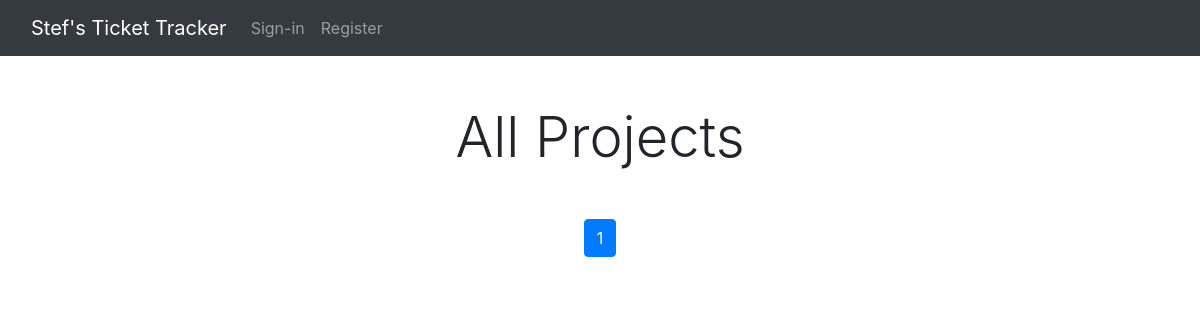
The app's page /all_projects, older data.
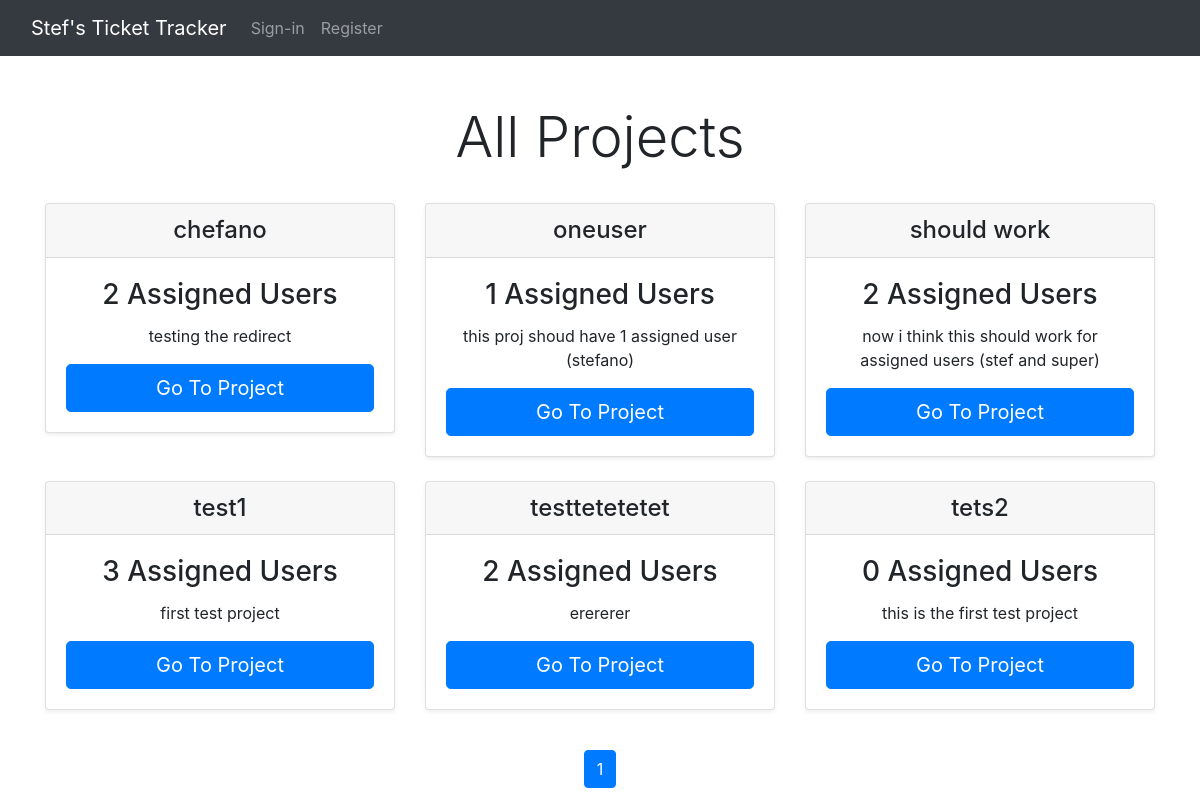
The same page, newer data.
### ticket_tracker/models.py (models this page shows)
class Project(models.Model):
    name = models.CharField(max_length=32, unique=True)
    description = models.TextField()
    assigned_users = models.ManyToManyField(User, related_name="users")

### ticket_tracker/views.py (the view)
# urls.py: path("all_projects", views.all_projects, name="all_projects")
def all_projects(request):
    all_projects = Project.objects.all().order_by('name')
    paginator = Paginator(all_projects, NUM_PROJECTS_PER_PAGE)
    page = request.GET.get('page')
    projects = paginator.get_page(page)
    return render(request, "ticket_tracker/all_projects.html", {
            "projects": projects
        })

### ticket_tracker/templates/ticket_tracker/all_projects.html (shortened to what this page needs)
{% extends "ticket_tracker/layout.html" %}
{% load static %}
{% block body %}
  <main class="container">
    <div class="pricing-header px-3 py-3 pt-md-5 pb-md-4 mx-auto text-center">
      <h1 class="display-4">All Projects</h1>
    </div>
    <div class="row row-cols-1 row-cols-md-3 mb-3 text-center">
      {% for project in projects %}
        <div class="col">
          <div class="card mb-4 shadow-sm">
          <div class="card-header">
            <h4 class="my-0 fw-normal">{{ project.name }}</h4>
          </div>
          <div class="card-body">
            <h3 class="card-title pricing-card-title">{{ project.assigned_users.count }} Assigned Users</h1>
            <p>{{ project.description }}</p>
            <button type="button" class="w-100 btn btn-lg btn-primary" onclick="window.location.href='{% url 'project' project_name=project.name %}'">Go To Project</button>
          </div>
          </div>
        </div>
      {% endfor %}
    </div>
  </main>
  <ul class="pagination justify-content-center">
    {% for num in projects.paginator.page_range %}
        {% if projects.number == num %}
            <li class="page-item active"><a class="page-link" href="?page={{ num }}">{{ num }}</a></li>
        {% elif num > projects.number|add:'-3' and num < projects.number|add:'3' %}
            <li class="page-item"><a class="page-link" href="?page={{ num }}">{{ num }}</a></li>
        {% endif %}
    {% endfor %}
  </ul>
{% endblock %}

### ticket_tracker/templates/ticket_tracker/layout.html (shortened to what this page needs)
{% load static %}
<!DOCTYPE html>
<html lang="en">
    <head>
        <link rel="stylesheet" href="https://stackpath.bootstrapcdn.com/bootstrap/4.4.1/css/bootstrap.min.css">
        <link href="{% static 'ticket_tracker/styles.css' %}" rel="stylesheet">
    </head>
    <body>
        <nav class="navbar navbar-expand-lg navbar-dark bg-dark">
        <div class="container-fluid">
            <a class="navbar-brand" href="{% url 'index' %}">Stef's Ticket Tracker</a>
            <div class="collapse navbar-collapse" id="navbarNav">
            <ul class="navbar-nav">
            {% if user.is_authenticated %}
                <li class="nav-item">
                <a class="nav-link active" aria-current="page" href="{% url 'index' %}">Home</a>
                </li>
                <li class="nav-item">
                <a class="nav-link" href="{% url 'new_project' %}">New Project</a>
                </li>
                <li class="nav-item">
                <a class="nav-link" href="{% url 'all_projects' %}">All Projects</a>
                </li>
                <li class="nav-item">
                <a class="nav-link" href="#">Create Ticket</a>
                </li>
                <li class="nav-item">
                <a class="nav-link" href="#">All Tickets</a>
                </li>
                <li class="nav-item">
                <a class="nav-link" href="{% url 'signout' %}">Sign Out</a>
                </li>
            {% else %}
                <li class="nav-item">
                <a class="nav-link" href="{% url 'signin' %}">Sign-in</a>
                </li>
                <li class="nav-item">
                <a class="nav-link" href="{% url 'register' %}">Register</a>
                </li>
            {% endif %}
            </ul>
            </div>
        </div>
        </nav>
        <div class="body">
            {% block body %}
            {% endblock %}
        </div>
    </body>
</html>

Row changes from the older to the newer data that the page shows:
added Project: name "chefano", assigned_users.count "2", description "testing the redirect"
added Project: name "oneuser", assigned_users.count "1", description "this proj shoud have 1 assigned user (stefano)"
added Project: name "should work", assigned_users.count "2", description "now i think this should work for assigned users (stef and super)"
added Project: name "test1", assigned_users.count "3", description "first test project"
added Project: name "testtetetetet", assigned_users.count "2", description "erererer"
added Project: name "tets2", assigned_users.count "0", description "this is the first test project"
